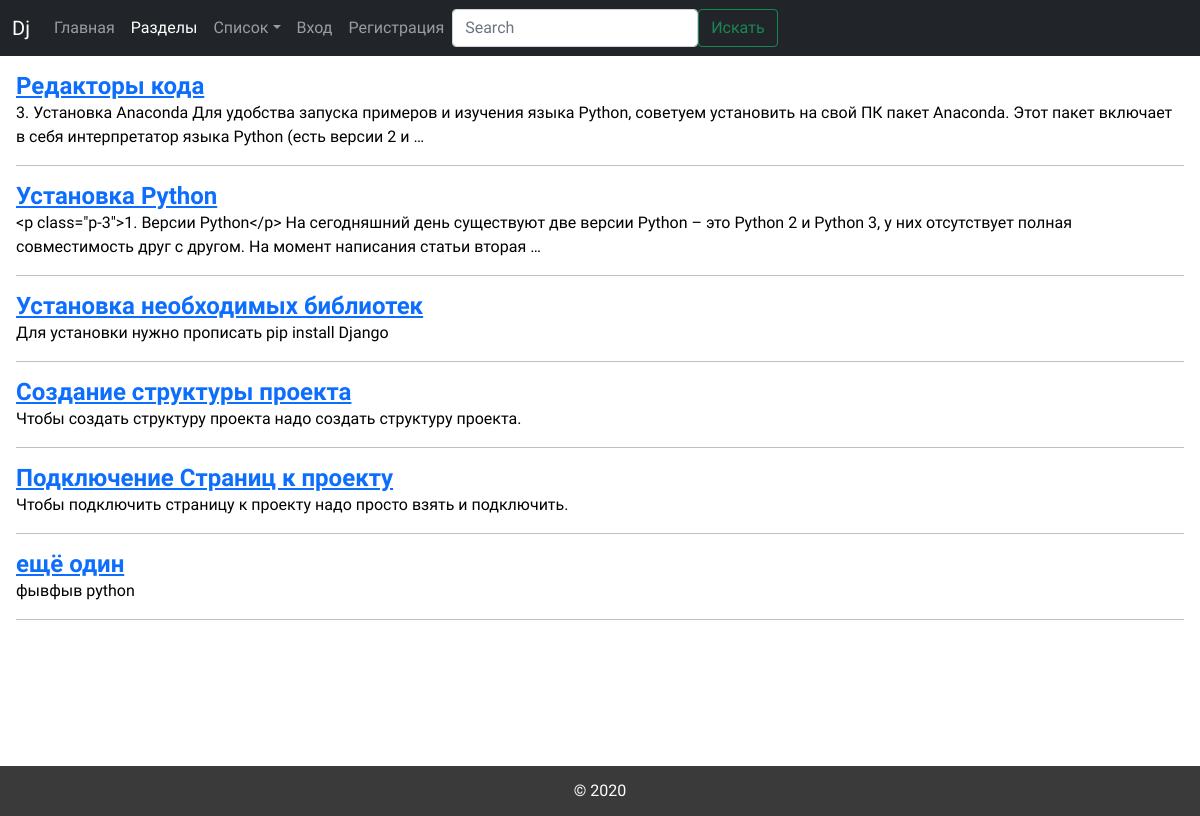
Page /learn/search on the earlier database version.
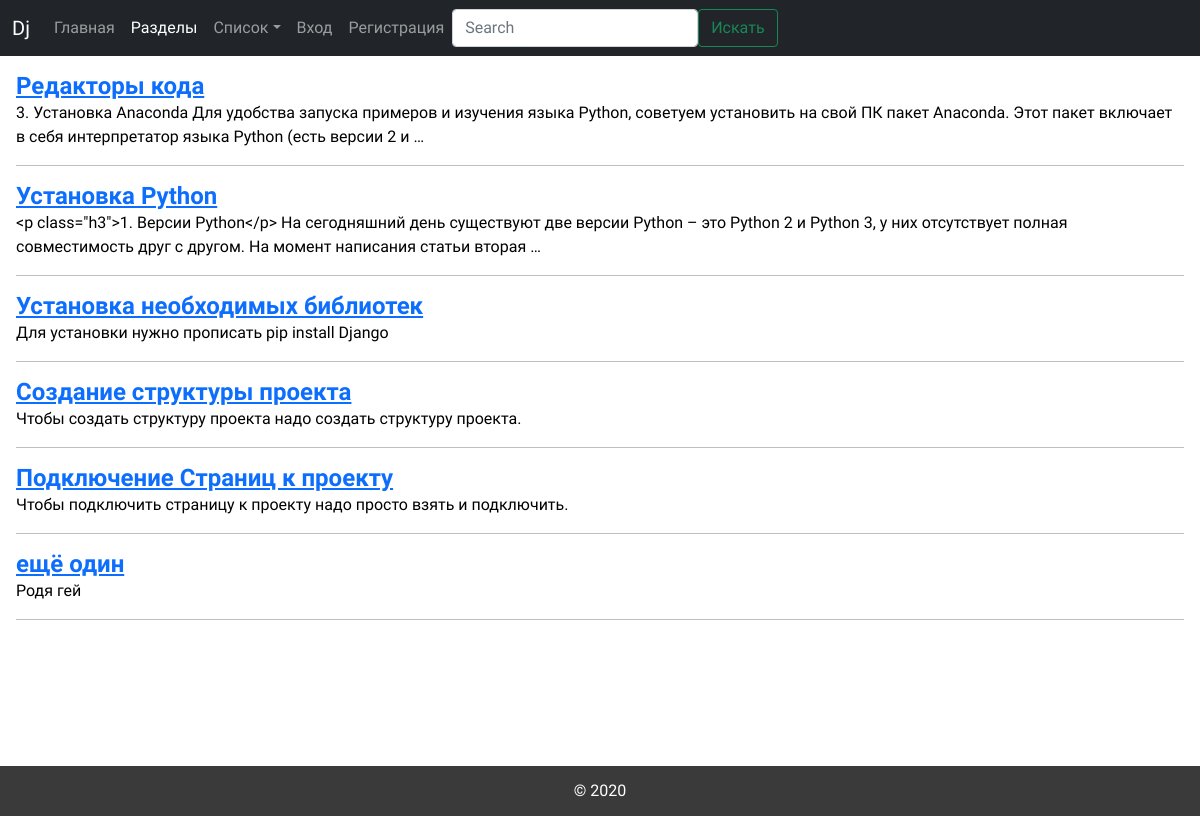
Same page on the later database version.
### main/models.py (models this page shows, shortened)
class titleList(models.Model):
    id_title = models.AutoField(primary_key=True)
    id_section = models.ForeignKey(sectionList, on_delete=models.PROTECT, verbose_name="Раздел")
    title = models.CharField(max_length = 50, verbose_name="Пост")
    article_text = models.TextField(null=True, verbose_name="Текст")
    class Meta:
        verbose_name = 'Пост'
        verbose_name_plural = 'Посты'

### learn/views.py (the view)
# urls.py: path('search', views.search, name='search'),
def search(request):
    valGet = request.GET.get('search', '')
    queryset = titleList.objects.filter(Q(title__contains=valGet) | Q(article_text__contains=valGet))
    return render(request, 'learn/search.html', {"queryset": queryset})

### learn/templates/learn/search.html
{% extends "learn/wrapper.html" %}
{% block content %}
<main>
<section class="p-3 sectionMM">
        {% for val in queryset %}
        <a href="{{val.id_title}}" class="section h4 w-100">{{val.title}}</a>
        <p>{{val.article_text|truncatewords_html:30}}</p>
        <hr>
        {% endfor %}
</section>
</main>
{% endblock %}

### learn/templates/learn/wrapper.html (shortened to what this page needs)
{% load i18n %}
<!DOCTYPE html>
<html lang="en">
    <head>
    <link rel="stylesheet" href="https://stackpath.bootstrapcdn.com/bootstrap/5.0.0-alpha1/css/bootstrap.min.css">
    {% load static %}
    <link rel="stylesheet" href="{% static 'main/css/dist/style.css' %}" type="text/css">
</head>
<body class="container-fluid body-titles">
<header>
    <nav class="navbar navbar-expand-lg navbar-dark bg-dark">
        <div class="container-fluid">
            <a class="navbar-brand" href="/learn">Dj</a>
            <div class="collapse navbar-collapse" id="navbarSupportedContent">
            <ul class="navbar-nav mr-auto mb-2 mb-lg-0">
                <li class="nav-item">
                    <a class="nav-link" aria-current="page" href="/">Главная</a>
                </li>
                <li class="nav-item">
                    <a class="nav-link active" href="/learn/">Разделы</a>
                </li>
                <li class="nav-item dropdown">
                <a class="nav-link dropdown-toggle" href="#" id="navbarDropdown" role="button" data-toggle="dropdown" aria-expanded="false">Список</a>
                </li>
            </ul>
            <div>
                <ul class="navbar-nav mr-auto mb-2 mb-lg-0">
                  {% if user.is_authenticated %}
                  <li class="nav-item"><a class="nav-link" href="{% url 'account_email' %}">Профиль</a></li>
                  <li class="nav-item"><a class="nav-link" href="{% url 'account_logout' %}">Выйти</a></li>
                  {% else %}
                  <li class="nav-item"><a class="nav-link" href="{% url 'account_login' %}">Вход</a></li>
                  <li class="nav-item"><a class="nav-link" href="{% url 'account_signup' %}">Регистрация</a></li>
                  {% endif %}
                </ul>
              </div>
            <form class="d-flex" action="{% url 'search' %}" method="GET">
                <input class="form-control mr-2" type="search" placeholder="Search" aria-label="Search" name="search">
                <button class="btn btn-outline-success" type="submit">Искать</button>
            </form>
            </div>
        </div>
    </nav>
</header>
{% block content %}
{% endblock %}
<footer>
    <span>© 2020</span>
</footer>
</body>
</html>

Differences in the rows shown:
changed titleList "Установка Python": article_text "<p class=\"p-3\">1. Версии Python</p> На сегодняшний…" → "<p class=\"h3\">1. Версии Python</p> На сегодняшний…"
changed titleList "ещё один": article_text "фывфыв python" → "Родя гей"
